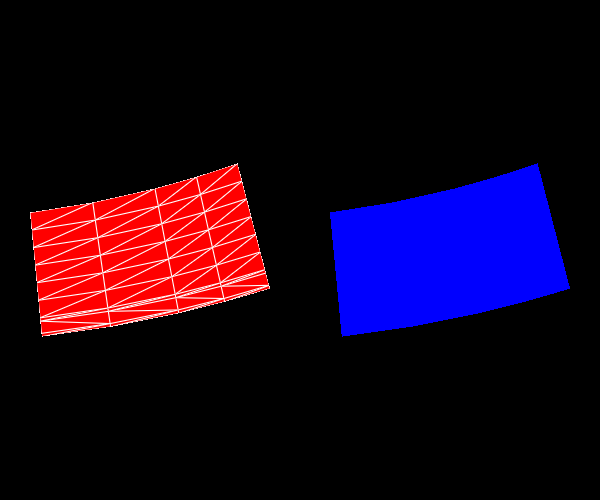

Write the Python code that produced this figure.
#!/usr/bin/env python

# Compare triangle-generating and polygon-generating vtkCutter modes
# on an unstructured grid loaded from a VTU file, displayed in two
# viewports.

import os

# Factory overrides
import vtkmodules.vtkInteractionStyle  # noqa: F401
import vtkmodules.vtkRenderingOpenGL2  # noqa: F401

from vtkmodules.vtkCommonDataModel import vtkPlane
from vtkmodules.vtkFiltersCore import vtkCutter
from vtkmodules.vtkIOXML import vtkXMLUnstructuredGridReader
from vtkmodules.vtkRenderingCore import (
    vtkActor,
    vtkPolyDataMapper,
    vtkRenderWindow,
    vtkRenderWindowInteractor,
    vtkRenderer,
)

# Data file path (relative to this script)
data_dir = os.environ.get("VPE_DATA_DIR", os.path.dirname(os.path.abspath(__file__)))

# Read unstructured grid
xml_reader = vtkXMLUnstructuredGridReader()
xml_reader.SetFileName(os.path.join(data_dir, "cuttertest.vtu"))

# Cut plane
plane = vtkPlane()
plane.SetOrigin(50, 0, 405)
plane.SetNormal(0, 0, 1)

# Triangle cutter
tri_cutter = vtkCutter()
tri_cutter.SetInputConnection(xml_reader.GetOutputPort())
tri_cutter.SetCutFunction(plane)

tri_mapper = vtkPolyDataMapper()
tri_mapper.SetInputConnection(tri_cutter.GetOutputPort())
tri_mapper.ScalarVisibilityOff()

tri_actor = vtkActor()
tri_actor.SetMapper(tri_mapper)
tri_actor.GetProperty().SetColor(1, 0, 0)
tri_actor.GetProperty().EdgeVisibilityOn()
tri_actor.GetProperty().SetEdgeColor(1, 1, 1)

# Polygon cutter
poly_cutter = vtkCutter()
poly_cutter.GenerateTrianglesOff()
poly_cutter.SetInputConnection(xml_reader.GetOutputPort())
poly_cutter.SetCutFunction(plane)

poly_mapper = vtkPolyDataMapper()
poly_mapper.SetInputConnection(poly_cutter.GetOutputPort())
poly_mapper.ScalarVisibilityOff()

poly_actor = vtkActor()
poly_actor.SetMapper(poly_mapper)
poly_actor.GetProperty().SetColor(0, 0, 1)

# Two viewports
renderer_0 = vtkRenderer()
renderer_0.AddViewProp(tri_actor)
renderer_0.SetViewport(0, 0, 0.5, 1.0)

renderer_1 = vtkRenderer()
renderer_1.AddViewProp(poly_actor)
renderer_1.SetViewport(0.5, 0, 1.0, 1.0)

# Window
render_window = vtkRenderWindow()
render_window.SetMultiSamples(0)
render_window.AddRenderer(renderer_0)
render_window.AddRenderer(renderer_1)
render_window.SetSize(600, 500)
render_window.SetWindowName("cutter")

# Scene
renderer_0.ResetCamera()
renderer_1.ResetCamera()

# Interactor
interactor = vtkRenderWindowInteractor()
interactor.SetRenderWindow(render_window)

interactor.Initialize()
interactor.Start()
